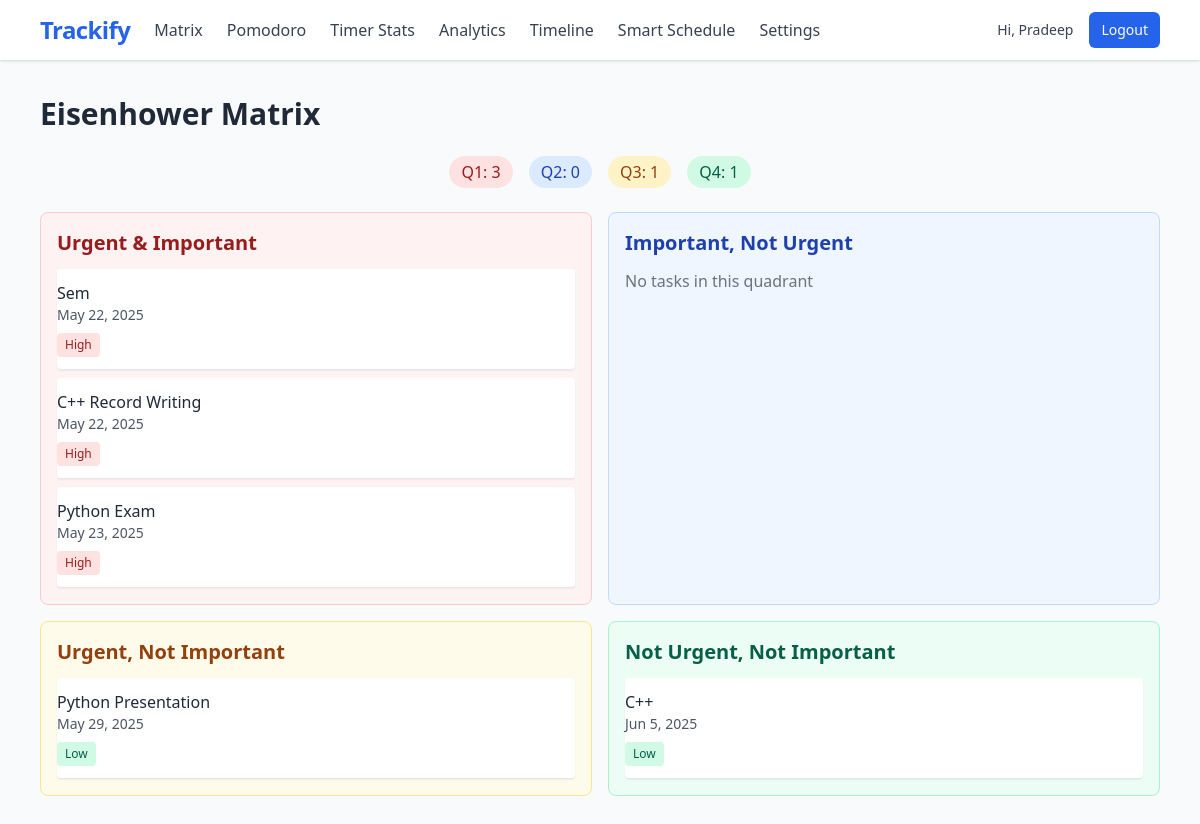
Screenshot of /planner/eisenhower-matrix/ (signed in) with the database file from the repository.
### planner/models.py (models this page shows, shortened)
class Task(models.Model):
    PRIORITY_CHOICES = [
        ('H', 'High'),
        ('M', 'Medium'),
        ('L', 'Low'),
    ]
    CATEGORY_CHOICES = [
        ('STUDY', 'Study'),
        ('WORK', 'Work'),
        ('PERSONAL', 'Personal'),
        ('HEALTH', 'Health'),
        ('OTHER', 'Other'),
    ]
    user = models.ForeignKey(User, on_delete=models.CASCADE, related_name='tasks')
    title = models.CharField(max_length=200)
    description = models.TextField(blank=True)
    category = models.CharField(max_length=10, choices=CATEGORY_CHOICES, default='STUDY')
    priority = models.CharField(max_length=1, choices=PRIORITY_CHOICES, default='M')
    due_date = models.DateTimeField(null=True, blank=True)
    estimated_duration = models.PositiveIntegerField(
        help_text="Estimated duration in minutes",
        default=60,
        validators=[MinValueValidator(1)]
    )
    completed = models.BooleanField(default=False)
    created_at = models.DateTimeField(auto_now_add=True)
    updated_at = models.DateTimeField(auto_now=True)
    class Meta:
        ordering = ['completed', '-priority', 'due_date']
        indexes = [
            models.Index(fields=['user', 'completed']),
            models.Index(fields=['priority']),
            models.Index(fields=['due_date']),
        ]

### planner/views.py (the view)
# urls.py: path('eisenhower-matrix/', views.eisenhower_matrix, name='eisenhower-matrix'),
@login_required
def eisenhower_matrix(request):
    tasks = Task.objects.filter(user=request.user, completed=False)
    matrix = {
        'urgent_important': tasks.filter(
            Q(priority='H') &
            (Q(due_date__isnull=True) | Q(due_date__lte=timezone.now() + timedelta(days=3)))
        ),
        'not_urgent_important': tasks.filter(
            Q(priority='H') &
            Q(due_date__gt=timezone.now() + timedelta(days=3))
        ),
        'urgent_not_important': tasks.filter(
            Q(priority__in=['M', 'L']) &
            (Q(due_date__isnull=True) | Q(due_date__lte=timezone.now() + timedelta(days=3)))
        ),
        'not_urgent_not_important': tasks.filter(
            Q(priority__in=['M', 'L']) &
            Q(due_date__gt=timezone.now() + timedelta(days=3))
        )
    }
    quadrant_counts = {
        'q1': matrix['urgent_important'].count(),
        'q2': matrix['not_urgent_important'].count(),
        'q3': matrix['urgent_not_important'].count(),
        'q4': matrix['not_urgent_not_important'].count(),
    }
    return render(request, 'planner/eisenhower_matrix.html', {
        'matrix': matrix,
        'quadrant_counts': quadrant_counts
    })

### planner/context_processors.py (called while the page is built)
def settings_context(request):
    if request.user.is_authenticated:
        settings = UserSettings.objects.get_or_create(user=request.user)[0]
        return {
            'user_settings': settings,
        }
    return {}

### planner/templates/planner/eisenhower_matrix.html (shortened to what this page needs)
{% extends "planner/base.html" %}
{% load static %}
{% block content %}
<div class="max-w-6xl mx-auto">
    <h1 class="text-3xl font-bold mb-6">Eisenhower Matrix</h1>
    <div class="flex justify-center mb-6 space-x-4">
        <span class="px-3 py-1 bg-red-100 text-red-800 rounded-full">
            Q1: {{ quadrant_counts.q1 }}
        </span>
        <span class="px-3 py-1 bg-blue-100 text-blue-800 rounded-full">
            Q2: {{ quadrant_counts.q2 }}
        </span>
        <span class="px-3 py-1 bg-yellow-100 text-yellow-800 rounded-full">
            Q3: {{ quadrant_counts.q3 }}
        </span>
        <span class="px-3 py-1 bg-green-100 text-green-800 rounded-full">
            Q4: {{ quadrant_counts.q4 }}
        </span>
    </div>
    <div class="grid grid-cols-2 gap-4" id="matrix-container">
        <div class="bg-red-50 border border-red-200 rounded-lg p-4" id="quadrant-1" data-quadrant="urgent_important">
            <h2 class="text-xl font-semibold mb-3 text-red-800">Urgent & Important</h2>
            <div class="space-y-2 quadrant-tasks">
                {% for task in matrix.urgent_important %}
                <div class="task-item bg-white p-3 rounded shadow-sm cursor-move hover:shadow-md transition-shadow"
                     draggable="true" data-task-id="{{ task.id }}">
                    <h3 class="font-medium">{{ task.title }}</h3>
                    <p class="text-sm text-gray-600 task-due-date">{{ task.due_date|date:"M j, Y"|default:"No deadline" }}</p>
                    <div class="mt-2 flex justify-between items-center">
                        <span class="text-xs px-2 py-1 rounded task-priority
                            {% if task.priority == 'H' %}bg-red-100 text-red-800
                            {% elif task.priority == 'M' %}bg-blue-100 text-blue-800
                            {% else %}bg-green-100 text-green-800{% endif %}">
                            {{ task.get_priority_display }}
                        </span>
                    </div>
                </div>
                {% empty %}
                <p class="text-gray-500">No tasks in this quadrant</p>
                {% endfor %}
            </div>
        </div>
        <div class="bg-blue-50 border border-blue-200 rounded-lg p-4" id="quadrant-2" data-quadrant="not_urgent_important">
            <h2 class="text-xl font-semibold mb-3 text-blue-800">Important, Not Urgent</h2>
            <div class="space-y-2 quadrant-tasks">
                {% for task in matrix.not_urgent_important %}
                <div class="task-item bg-white p-3 rounded shadow-sm cursor-move hover:shadow-md transition-shadow"
                     draggable="true" data-task-id="{{ task.id }}">
                    <h3 class="font-medium">{{ task.title }}</h3>
                    <p class="text-sm text-gray-600 task-due-date">{{ task.due_date|date:"M j, Y"|default:"No deadline" }}</p>
                    <div class="mt-2 flex justify-between items-center">
                        <span class="text-xs px-2 py-1 rounded task-priority
                            {% if task.priority == 'H' %}bg-red-100 text-red-800
                            {% elif task.priority == 'M' %}bg-blue-100 text-blue-800
                            {% else %}bg-green-100 text-green-800{% endif %}">
                            {{ task.get_priority_display }}
                        </span>
                    </div>
                </div>
                {% empty %}
                <p class="text-gray-500">No tasks in this quadrant</p>
                {% endfor %}
            </div>
        </div>
        <div class="bg-yellow-50 border border-yellow-200 rounded-lg p-4" id="quadrant-3" data-quadrant="urgent_not_important">
            <h2 class="text-xl font-semibold mb-3 text-yellow-800">Urgent, Not Important</h2>
            <div class="space-y-2 quadrant-tasks">
                {% for task in matrix.urgent_not_important %}
                <div class="task-item bg-white p-3 rounded shadow-sm cursor-move hover:shadow-md transition-shadow"
                     draggable="true" data-task-id="{{ task.id }}">
                    <h3 class="font-medium">{{ task.title }}</h3>
                    <p class="text-sm text-gray-600 task-due-date">{{ task.due_date|date:"M j, Y"|default:"No deadline" }}</p>
                    <div class="mt-2 flex justify-between items-center">
                        <span class="text-xs px-2 py-1 rounded task-priority
                            {% if task.priority == 'H' %}bg-red-100 text-red-800
                            {% elif task.priority == 'M' %}bg-blue-100 text-blue-800
                            {% else %}bg-green-100 text-green-800{% endif %}">
                            {{ task.get_priority_display }}
                        </span>
                    </div>
                </div>
                {% empty %}
                <p class="text-gray-500">No tasks in this quadrant</p>
                {% endfor %}
            </div>
        </div>
        <div class="bg-green-50 border border-green-200 rounded-lg p-4" id="quadrant-4" data-quadrant="not_urgent_not_important">
            <h2 class="text-xl font-semibold mb-3 text-green-800">Not Urgent, Not Important</h2>
            <div class="space-y-2 quadrant-tasks">
                {% for task in matrix.not_urgent_not_important %}
                <div class="task-item bg-white p-3 rounded shadow-sm cursor-move hover:shadow-md transition-shadow"
                     draggable="true" data-task-id="{{ task.id }}">
                    <h3 class="font-medium">{{ task.title }}</h3>
                    <p class="text-sm text-gray-600 task-due-date">{{ task.due_date|date:"M j, Y"|default:"No deadline" }}</p>
                    <div class="mt-2 flex justify-between items-center">
                        <span class="text-xs px-2 py-1 rounded task-priority
                            {% if task.priority == 'H' %}bg-red-100 text-red-800
                            {% elif task.priority == 'M' %}bg-blue-100 text-blue-800
                            {% else %}bg-green-100 text-green-800{% endif %}">
                            {{ task.get_priority_display }}
                        </span>
                    </div>
                </div>
                {% empty %}
                <p class="text-gray-500">No tasks in this quadrant</p>
                {% endfor %}
            </div>
        </div>
    </div>
</div>
{% endblock %}

### planner/templates/planner/base.html (shortened to what this page needs)
{% load static %}
<!DOCTYPE html>
<html lang="en">
<head>
    <link href="https://cdn.jsdelivr.net/npm/tailwindcss@2.2.19/dist/tailwind.min.css" rel="stylesheet">
    <link href="{% static 'planner/css/styles.css' %}" rel="stylesheet">
    <link href="https://cdn.jsdelivr.net/npm/fullcalendar@5.10.1/main.min.css" rel="stylesheet">
</head>
<body class="bg-gray-50 font-sans text-gray-800">
    <nav class="bg-white shadow fixed top-0 left-0 right-0 z-50">
        <div class="max-w-6xl mx-auto px-4 py-3 flex justify-between items-center">
            <div class="flex space-x-6 items-center">
                <a href="{% url 'dashboard' %}" class="text-2xl font-extrabold text-blue-600 hover:text-blue-800 tracking-tight">Trackify</a>
                <a href="{% url 'eisenhower-matrix' %}" class="text-gray-700 hover:text-blue-600">Matrix</a>
                <a href="{% url 'pomodoro' %}" class="text-gray-700 hover:text-blue-600">Pomodoro</a>
                <a href="{% url 'timer-stats' %}" class="text-gray-700 hover:text-blue-600">Timer Stats</a>
                <a href="{% url 'analytics' %}" class="text-gray-700 hover:text-blue-600">Analytics</a>
                <a href="{% url 'task-timeline' %}" class="text-gray-700 hover:text-blue-600">Timeline</a>
                <a href="{% url 'smart-schedule' %}" class="text-gray-700 hover:text-blue-600">Smart Schedule</a>
                <a href="{% url 'user-settings' %}" class="text-gray-700 hover:text-blue-600">Settings</a>
            </div>
            <div class="flex items-center space-x-4">
                {% if user.is_authenticated %}
                    <span class="text-sm font-medium text-gray-700">Hi, {{ user.username }}</span>
                    <form action="{% url 'logout' %}" method="post" class="inline">
                        <button type="submit" class="px-3 py-2 text-sm font-medium text-white bg-blue-600 hover:bg-blue-700 rounded-md">Logout</button>
                    </form>
                {% else %}
                    <a href="{% url 'login' %}" class="px-3 py-2 text-sm font-medium text-gray-700 hover:bg-gray-100 rounded-md">Login</a>
                    <a href="{% url 'register' %}" class="px-3 py-2 text-sm font-medium text-white bg-blue-600 hover:bg-blue-700 rounded-md">Register</a>
                {% endif %}
            </div>
        </div>
    </nav>
    <main class="max-w-6xl mx-auto px-4 py-24">
        {% block content %}{% endblock %}
    </main>
</body>
</html>

### planner/static/planner/css/styles.css (style rules this page uses)
* { box-sizing: border-box; margin: 0; padding: 0; }
body { font-family: -apple-system, BlinkMacSystemFont, 'Segoe UI', Roboto, Oxygen, Ubuntu, Cantarell, sans-serif; line-height: 1.5; color: #333; background-color: #f9fafb; }
.mb-3 { margin-bottom: 0.75rem; }
.mb-6 { margin-bottom: 1.5rem; }
.task-item { padding: 0.75rem 0; border-bottom: 1px solid #e5e7eb; transition: background-color 0.15s ease-in-out; }
html, body, #calendar { height: 100% !important; width: 100% !important; overflow: visible !important; position: relative !important; }

### rows the page displays
Task: title "Sem", due_date "May 22, 2025", priority "High"
Task: title "C++ Record Writing", due_date "May 22, 2025", priority "High"
Task: title "Python Exam", due_date "May 23, 2025", priority "High"
Task: title "Python Presentation", due_date "May 29, 2025", priority "Low"
Task: title "C++", due_date "Jun 5, 2025", priority "Low"

### other values shown
{{ user.username }} "Pradeep"
{{ quadrant_counts.q1 }} "3"
{{ quadrant_counts.q2 }} "0"
{{ quadrant_counts.q3 }} "1"
{{ quadrant_counts.q4 }} "1"
